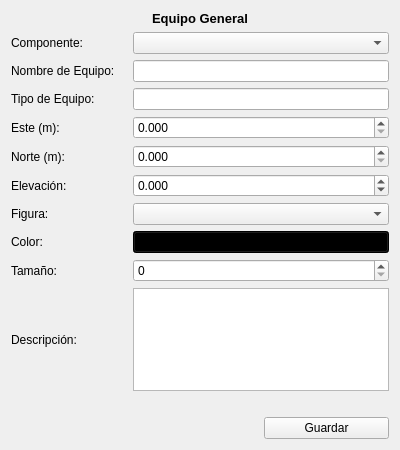
<?xml version="1.0" encoding="UTF-8"?>
<ui version="4.0">
 <class>Form</class>
 <widget class="QWidget" name="Form">
  <property name="geometry">
   <rect>
    <x>0</x>
    <y>0</y>
    <width>400</width>
    <height>450</height>
   </rect>
  </property>
  <property name="minimumSize">
   <size>
    <width>400</width>
    <height>450</height>
   </size>
  </property>
  <property name="windowTitle">
   <string>Form</string>
  </property>
  <property name="styleSheet">
   <string notr="true"/>
  </property>
  <layout class="QVBoxLayout" name="verticalLayout">
   <item>
    <layout class="QGridLayout" name="gridLayout">
     <item row="3" column="0">
      <widget class="QLabel" name="label_2">
       <property name="text">
        <string>Tipo de Equipo:</string>
       </property>
      </widget>
     </item>
     <item row="5" column="0">
      <widget class="QLabel" name="label_3">
       <property name="text">
        <string>Norte (m):</string>
       </property>
      </widget>
     </item>
     <item row="7" column="0">
      <widget class="QLabel" name="label_5">
       <property name="text">
        <string>Elevación:</string>
       </property>
      </widget>
     </item>
     <item row="2" column="1" colspan="2">
      <widget class="QLineEdit" name="input_nombre"/>
     </item>
     <item row="8" column="0">
      <widget class="QLabel" name="label_6">
       <property name="text">
        <string>Figura:</string>
       </property>
      </widget>
     </item>
     <item row="9" column="0">
      <widget class="QLabel" name="label_7">
       <property name="text">
        <string>Color:</string>
       </property>
      </widget>
     </item>
     <item row="5" column="1" colspan="2">
      <widget class="QDoubleSpinBox" name="input_norte">
       <property name="decimals">
        <number>3</number>
       </property>
       <property name="maximum">
        <double>9999999999.000000000000000</double>
       </property>
      </widget>
     </item>
     <item row="0" column="0" colspan="3">
      <widget class="QLabel" name="label">
       <property name="font">
        <font>
         <pointsize>10</pointsize>
         <weight>75</weight>
         <bold>true</bold>
        </font>
       </property>
       <property name="text">
        <string>Equipo General</string>
       </property>
       <property name="alignment">
        <set>Qt::AlignCenter</set>
       </property>
      </widget>
     </item>
     <item row="1" column="0">
      <widget class="QLabel" name="label_10">
       <property name="text">
        <string>Componente:</string>
       </property>
      </widget>
     </item>
     <item row="9" column="1" colspan="2">
      <widget class="QPushButton" name="btn_color">
       <property name="styleSheet">
        <string notr="true">background-color: rgb(0, 0, 0);</string>
       </property>
       <property name="text">
        <string/>
       </property>
      </widget>
     </item>
     <item row="14" column="2">
      <widget class="QPushButton" name="btn_registrar">
       <property name="text">
        <string>Guardar</string>
       </property>
      </widget>
     </item>
     <item row="10" column="1" colspan="2">
      <widget class="QSpinBox" name="input_tamanio"/>
     </item>
     <item row="3" column="1" colspan="2">
      <widget class="QLineEdit" name="input_tipo"/>
     </item>
     <item row="8" column="1" colspan="2">
      <widget class="QComboBox" name="combo_figura"/>
     </item>
     <item row="1" column="1" colspan="2">
      <widget class="QComboBox" name="cb_lista_componentes"/>
     </item>
     <item row="7" column="1" colspan="2">
      <widget class="QDoubleSpinBox" name="input_nivel">
       <property name="decimals">
        <number>3</number>
       </property>
       <property name="minimum">
        <double>-500.000000000000000</double>
       </property>
       <property name="maximum">
        <double>9999.998999999999796</double>
       </property>
      </widget>
     </item>
     <item row="13" column="0" colspan="3">
      <widget class="QLabel" name="label_mensaje">
       <property name="text">
        <string/>
       </property>
      </widget>
     </item>
     <item row="12" column="0">
      <widget class="QLabel" name="label_9">
       <property name="text">
        <string>Descripción:</string>
       </property>
      </widget>
     </item>
     <item row="10" column="0">
      <widget class="QLabel" name="label_8">
       <property name="text">
        <string>Tamaño:</string>
       </property>
      </widget>
     </item>
     <item row="2" column="0">
      <widget class="QLabel" name="label_1">
       <property name="text">
        <string>Nombre de Equipo:</string>
       </property>
      </widget>
     </item>
     <item row="12" column="1" colspan="2">
      <widget class="QTextEdit" name="input_descripcion"/>
     </item>
     <item row="4" column="0">
      <widget class="QLabel" name="label_4">
       <property name="text">
        <string>Este (m):</string>
       </property>
      </widget>
     </item>
     <item row="4" column="1" colspan="2">
      <widget class="QDoubleSpinBox" name="input_este">
       <property name="decimals">
        <number>3</number>
       </property>
       <property name="maximum">
        <double>999999999.998999953269958</double>
       </property>
      </widget>
     </item>
    </layout>
   </item>
  </layout>
 </widget>
 <resources/>
 <connections/>
</ui>
